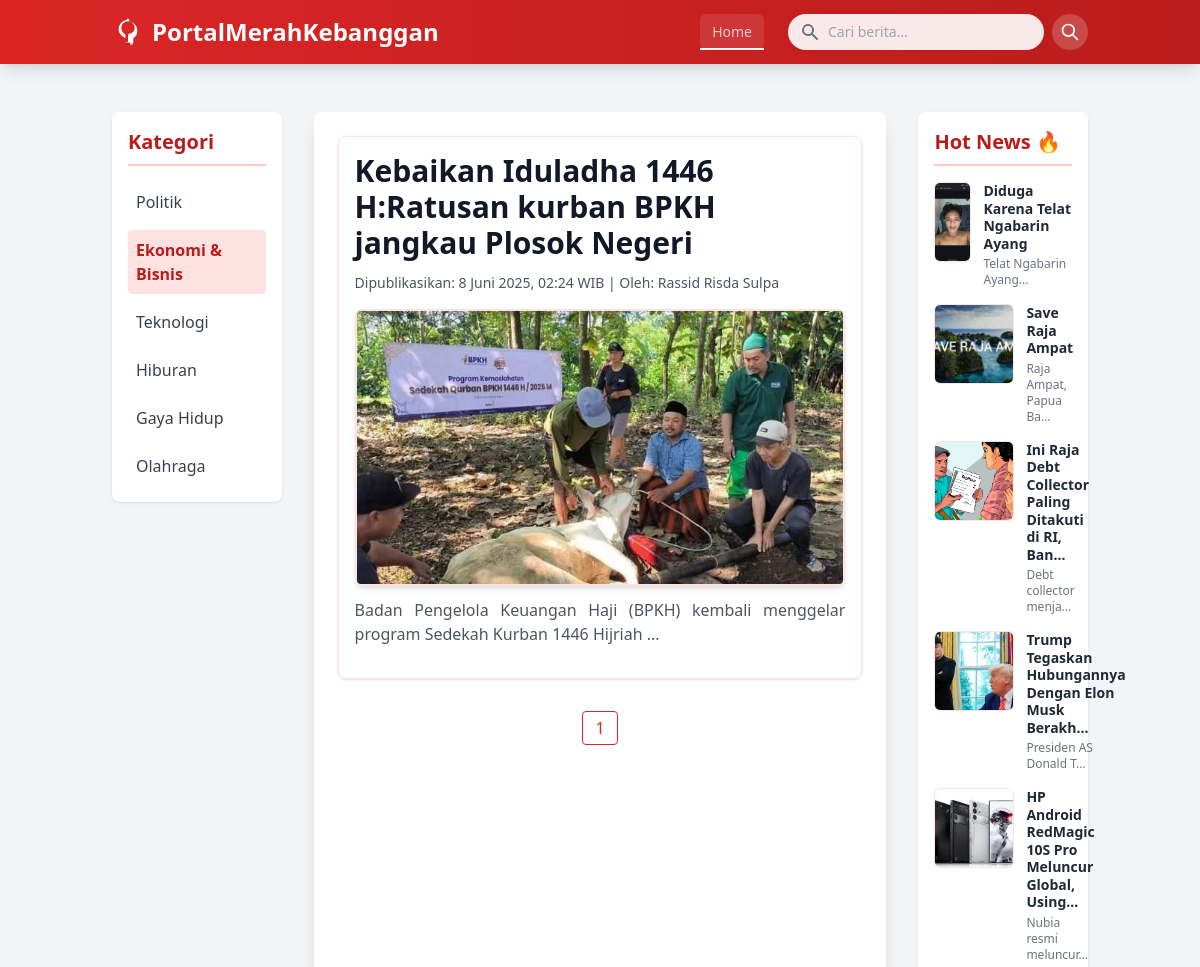
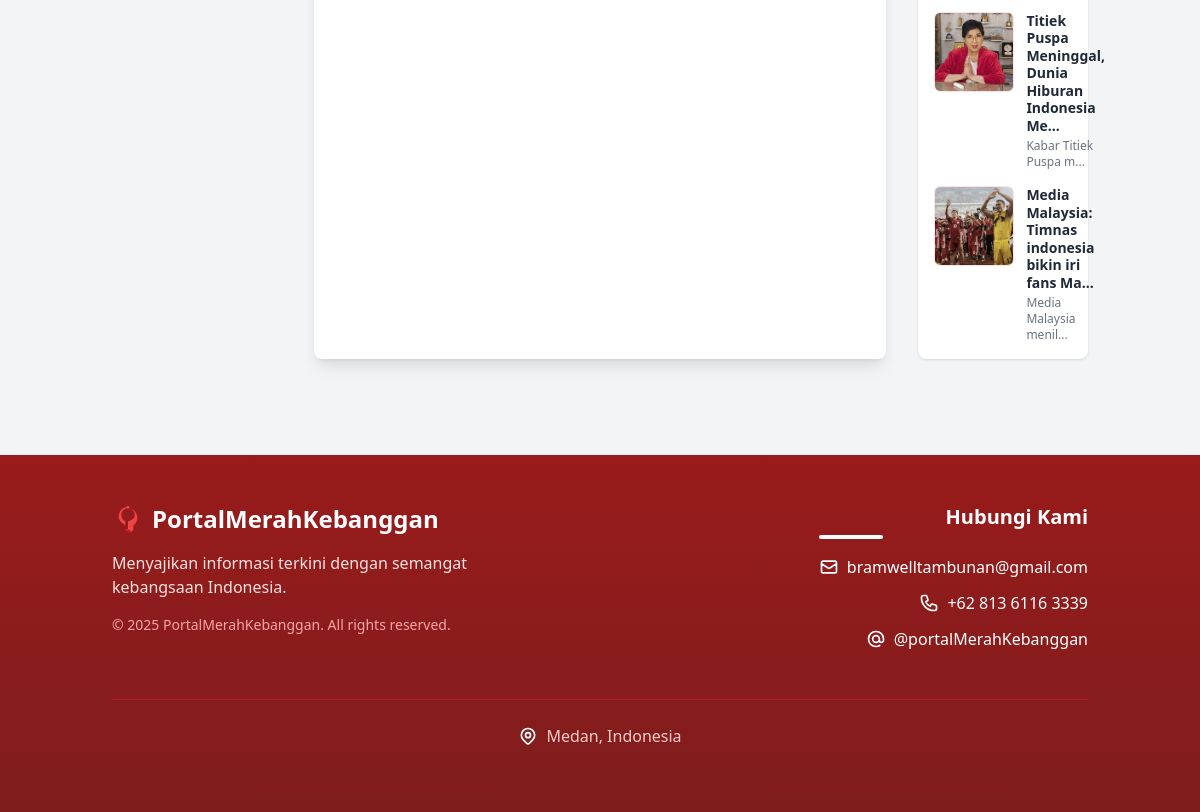
Screenshot of /?page=home&kategori=ekonomi with the database file from the repository (2 pictures, top to bottom).
### tables this page shows
CREATE TABLE `berita` (
  `id` int(11) NOT NULL,
  `judul` varchar(100) NOT NULL,
  `description` text NOT NULL,
  `kategori` varchar(100) NOT NULL,
  `image` varchar(200) NOT NULL,
  `slug` text DEFAULT NULL,
  `author` varchar(250) DEFAULT NULL,
  `created_at` datetime NOT NULL DEFAULT current_timestamp(),
  `updated_at` datetime DEFAULT NULL
);

### controllers/BeritaControllers.php (called while the page is built, shortened)
<?php
if (!class_exists('BeritaControllers')) {
    class BeritaControllers {
        private $connect;
        public function __construct($dbConnection) {
            $this->connect = $dbConnection;
        }
        public function getBerita() {
            $stmt = $this->connect->prepare("SELECT id, judul, description, slug, author, image, kategori, created_at FROM berita ORDER BY created_at DESC");
            $stmt->execute();
            $result = $stmt->get_result();
            $berita = [];
            while ($row = $result->fetch_assoc()) {
                $berita[] = $row;
            }
            return $berita;
        }
        public function getBeritaOld($limit, $offset) {
            $stmt = $this->connect->prepare("SELECT id, judul, description, slug, author, image, kategori, created_at FROM berita ORDER BY created_at ASC LIMIT ? OFFSET ?");
            $stmt->bind_param("ii", $limit, $offset);
            $stmt->execute();
            $result = $stmt->get_result();
            $berita = [];
            while ($row = $result->fetch_assoc()) {
                $berita[] = $row;
            }
            return $berita;
        }
        public function getBeritaByKategori($kategori, $limit, $offset) {
            $stmt = $this->connect->prepare("SELECT id, judul, description, slug, author, image, kategori, created_at
                                            FROM berita WHERE kategori = ? ORDER BY created_at DESC LIMIT ? OFFSET ?");
            $stmt->bind_param("sii", $kategori, $limit, $offset);
            $stmt->execute();
            $result = $stmt->get_result();
            $berita = [];
            while ($row = $result->fetch_assoc()) {
                $berita[] = $row;
            }
            return $berita;
        }
        public function countBeritaByKategori($kategori) {
            $stmt = $this->connect->prepare("SELECT COUNT(*) as total FROM berita WHERE kategori = ?");
            $stmt->bind_param("s", $kategori);
            $stmt->execute();
            $result = $stmt->get_result();
            $row = $result->fetch_assoc();
            return isset($row['total']) ? (int)$row['total'] : 0;
        }
    }
}
?>

### bagian/template/hotnews.php (the view, shortened to what this page needs)
<?php
require_once __DIR__ . '/../../config/db.php';
include_once __DIR__ . '/../../controllers/BeritaControllers.php';
$beritaController = new BeritaControllers($connect);
$perPage = 7;
$page = isset($_GET['page']) ? (int)$_GET['page'] : 1;
$page = max($page, 1);
$hotNews = $beritaController->getBerita();
$offset = ($page - 1) * $perPage;
$hotNews = array_slice($hotNews, $offset, $perPage);
function truncateText($text, $maxLength) {
    if (strlen($text) <= $maxLength) {
        return $text;
    }
    return substr($text, 0, $maxLength) . '...';
}
?>
<aside class="lg:col-span-1 animate-fadeIn" style="animation-delay: 0.4s;">
    <div class="bg-white p-4 rounded-lg shadow">
        <h2 class="text-xl font-semibold text-red-700 mb-4 border-b-2 border-red-200 pb-2">Hot News 🔥</h2>
        <div id="hot-news-list" class="space-y-4">
            <?php foreach ($hotNews as $item): ?>
            <div class="hot-news-item flex items-start space-x-3 group">
                <img src="./upload/<?= htmlspecialchars($item['image']) ?>" alt="Thumbnail"
                    class="w-20 h-20 object-cover rounded-md border border-red-100 group-hover:opacity-80">
                <div>
                    <a href="index.php?page=respon&slug=<?= urlencode($item['slug']) ?>"
                        class="hot-news-title text-sm font-semibold text-gray-800 hover:text-red-600 leading-tight block">
                        <?= htmlspecialchars(truncateText($item['judul'], 50)) ?>
                    </a>
                    <p class="text-xs text-gray-500 mt-1">
                        <?= htmlspecialchars(truncateText($item['description'], 20)) ?>
                    </p>
                </div>
            </div>
            <?php endforeach; ?>
        </div>
    </div>
</aside>

### pilihan/home.php (shortened to what this page needs)
<?php
require_once __DIR__ . '/../config/db.php';
include_once __DIR__ . '/../controllers/BeritaControllers.php';
$beritaController = new BeritaControllers($connect);
$totalHotNews = $beritaController->countBerita();
$totalPages = ceil($totalHotNews / 4);
$halaman = isset($_GET['halaman']) && is_numeric($_GET['halaman']) ? (int)$_GET['halaman'] : 1;
$halaman = max($halaman, 1);
$offset = ($halaman - 1) * 4;
$beritaaaa = $beritaController->getBeritaOld(4, $offset);
function formatTimeTag($datetime) {
            $bulanIndo = [
                1 => 'Januari', 'Februari', 'Maret', 'April', 'Mei', 'Juni',
                'Juli', 'Agustus', 'September', 'Oktober', 'November', 'Desember'
            ];
            $timestamp = strtotime($datetime);
            $hari = date('j', $timestamp);
            $bulan = $bulanIndo[(int)date('n', $timestamp)];
            $tahun = date('Y', $timestamp);
            $jamMenit = date('H:i', $timestamp);
            $isoDatetime = date('Y-m-d\TH:i:s', $timestamp);
            $displayText = "{$hari} {$bulan} {$tahun}, {$jamMenit} WIB";
            return "<span>Dipublikasikan: <time datetime=\"{$isoDatetime}\">{$displayText}</time></span>";
        }
if (isset($_GET['query']) && !empty($_GET['query'])) {
    $query = $_GET['query'];
    $beritaaaa = $beritaController->searchBeritaBySlug($query, 4, $offset);
    $totalHotNews = $beritaController->countBeritaBySlug($query);
    $totalPages = ceil($totalHotNews / 4);
} else {
    $beritaaaa = $beritaController->getBeritaOld(4, $offset);
}
if (isset($_GET['kategori']) && !empty($_GET['kategori'])) {
    $kategori = $_GET['kategori'];
    $beritaaaa = $beritaController->getBeritaByKategori($kategori, 4, $offset);
    $totalHotNews = $beritaController->countBeritaByKategori($kategori);
    $totalPages = ceil($totalHotNews / 4);
} elseif (isset($_GET['query']) && !empty($_GET['query'])) {
    $query = $_GET['query'];
    $beritaaaa = $beritaController->searchBeritaBySlug($query, 4, $offset);
    $totalHotNews = $beritaController->countBeritaBySlug($query);
    $totalPages = ceil($totalHotNews / 4);
} else {
    $beritaaaa = $beritaController->getBeritaOld(4, $offset);
    $totalHotNews = $beritaController->countBerita();
    $totalPages = ceil($totalHotNews / 4);
}
?>
<!DOCTYPE html>
<html lang="id">
<head>
    <script src="https://cdn.tailwindcss.com"></script>
</head>
<body class="bg-gray-100 font-sans">
    <div class="container mx-auto px-4 sm:px-6 py-8">
        <div class="grid grid-cols-1 lg:grid-cols-5 gap-8">
            <?php include __DIR__ . '/../bagian/template/kategori.php'; ?>
            <main class="lg:col-span-3 bg-white p-6 rounded-lg shadow-lg animate-fadeIn space-y-8">
                <?php foreach ($beritaaaa as $item): ?>
                <article id="main-article-container"
                    class="border border-red-100 rounded-lg p-4 shadow hover:shadow-lg transition duration-300">
                    <h1 id="main-article-title" class="text-2xl md:text-3xl font-bold text-gray-900 mb-3">
                        <?= htmlspecialchars($item['judul']) ?>
                    </h1>
                    <div id="main-article-meta" class="text-sm text-gray-600 mb-4">
                        <?= formatTimeTag($item['created_at']) ?> |
                        <span>Oleh: <?= htmlspecialchars($item['author']) ?></span>
                    </div>
                    <figure id="main-article-figure" class="mb-4">
                        <img src="./upload/<?= htmlspecialchars($item['image']) ?>" alt="Detail"
                            class="w-full h-auto rounded-md shadow-md border-2 border-red-100 mb-3">
                        <?php
                            $deskripsiFull = strip_tags($item['description']);
                            $deskripsiPreview = $deskripsiFull;
                            ?>
                        <figcaption class="text-justify text-sm md:text-base text-gray-600 leading-relaxed mb-2">
                            <span class="deskripsi-preview">
                                <?= nl2br(htmlspecialchars($deskripsiPreview)) ?>
                            </span>
                        </figcaption>
                    </figure>
                </article>
                <?php endforeach; ?>
                <div class="flex justify-center mt-8 space-x-2">
                    <?php for ($i = 1; $i <= $totalPages; $i++): ?>
                    <a href="?page=home&halaman=<?= $i ?>"
                        class="px-3 py-1 border <?= $i == $page ? 'bg-red-600 text-white' : 'bg-white text-red-600 border-red-600' ?> rounded hover:bg-red-700 hover:text-white transition">
                        <?= $i ?>
                    </a>
                    <?php endfor; ?>
                </div>
            </main>
            <?php include __DIR__ . '/../bagian/template/hotnews.php'; ?>
        </div>
    </div>
    <?php include __DIR__ . '/../bagian/template/footer.php'; ?>
</body>
</html>

### pilihan/home.php (style rules this page uses)
.animate-fadeIn { animation: fadeIn 0.5s ease-out forwards; }

### rows the page displays
berita: judul "Kebaikan Iduladha 1446 H:Ratusan kurban BPKH jangkau Plosok Negeri", created_at "8 Juni 2025, 02:24 WIB", author "Rassid Risda Sulpa", image (picture), description "Badan Pengelola Keuangan Haji (BPKH) kembali menggelar program Sedekah Kurban 1446 Hijriah ..."
berita: image (picture), judul "Diduga Karena Telat Ngabarin Ayang", description "Telat Ngabarin Ayang..."
berita: image (picture), judul "Save Raja Ampat", description "Raja Ampat, Papua Ba..."
berita: image (picture), judul "Ini Raja Debt Collector Paling Ditakuti di RI, Ban...", description "Debt collector menja..."
berita: image (picture), judul "Trump Tegaskan Hubungannya Dengan Elon Musk Berakh...", description "Presiden AS Donald T..."
berita: image (picture), judul "HP Android RedMagic 10S Pro Meluncur Global, Using...", description "Nubia resmi meluncur..."
berita: image (picture), judul "Titiek Puspa Meninggal, Dunia Hiburan Indonesia Me...", description "Kabar Titiek Puspa m..."
berita: image (picture), judul "Media Malaysia: Timnas indonesia bikin iri fans Ma...", description "Media Malaysia menil..."
